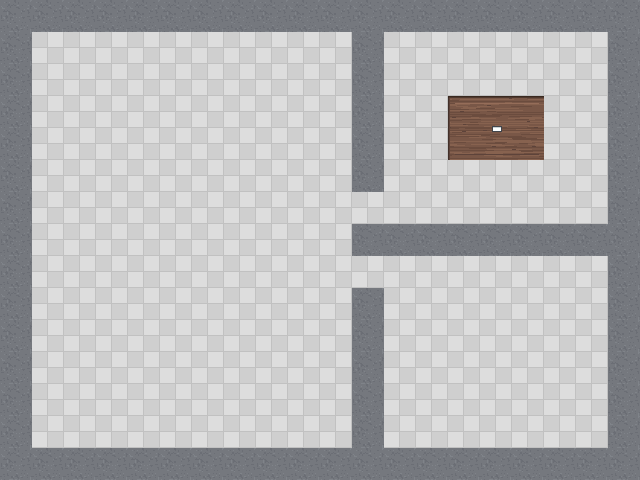

A 2D game scene composited from a Tiled map and its tileset images. What follows is a short description and the map's XML, with every tile layer's data as written:
An orthogonal 20x15 tile map with 32x32 px tiles, 2 tile layers (Terra, Parets), 2 tilesets and 4 objects.

<map version="1.10" tiledversion="1.12.2" orientation="orthogonal" renderorder="right-down" width="20" height="15" tilewidth="32" tileheight="32" infinite="0" nextlayerid="4" nextobjectid="18">
 <editorsettings>
  <export target="../Documents/OPT2/poc-fase2-tiled/public/assets/mapa.json" format="json" />
 </editorsettings>
 <tileset firstgid="1" name="tileset_tiled" tilewidth="32" tileheight="32" tilecount="48" columns="12">
  <image source="../Documents/OPT2/poc-fase2-tiled/public/assets/Office_Pixel_Art_Free_v1.0/Tilesets/Floors/office_floors_preview.png" width="400" height="128" />
 </tileset>
 <tileset firstgid="49" name="muebles" tilewidth="32" tileheight="32" tilecount="30" columns="15">
  <image source="../Documents/OPT2/poc-fase2-tiled/public/assets/Office_Pixel_Art_Free_v1.0/Rooms/Meeting_Room/meeting_room_props.png" width="493" height="74" />
 </tileset>
 <layer id="1" name="Terra" width="20" height="15">
  <data encoding="csv">
10,10,10,10,10,10,10,10,10,10,10,10,10,10,10,10,10,10,10,10,
10,10,10,10,10,10,10,10,10,10,10,10,10,10,10,10,10,10,10,10,
10,10,10,10,10,10,10,10,10,10,10,10,10,10,10,10,10,10,10,10,
10,10,10,10,10,10,10,10,10,10,10,10,10,10,10,10,10,10,10,10,
10,10,10,10,10,10,10,10,10,10,10,10,10,10,10,10,10,10,10,10,
10,10,10,10,10,10,10,10,10,10,10,10,10,10,10,10,10,10,10,10,
10,10,10,10,10,10,10,10,10,10,10,10,10,10,10,10,10,10,10,10,
10,10,10,10,10,10,10,10,10,10,10,10,10,10,10,10,10,10,10,10,
10,10,10,10,10,10,10,10,10,10,10,10,10,10,10,10,10,10,10,10,
10,10,10,10,10,10,10,10,10,10,10,10,10,10,10,10,10,10,10,10,
10,10,10,10,10,10,10,10,10,10,10,10,10,10,10,10,10,10,10,10,
10,10,10,10,10,10,10,10,10,10,10,10,10,10,10,10,10,10,10,10,
10,10,10,10,10,10,10,10,10,10,10,10,10,10,10,10,10,10,10,10,
10,10,10,10,10,10,10,10,10,10,10,10,10,10,10,10,10,10,10,10,
10,10,10,10,10,10,10,10,10,10,10,10,10,10,10,10,10,10,10,10
</data>
 </layer>
 <layer id="2" name="Parets" width="20" height="15">
  <properties>
   <property name="collides" type="bool" value="true" />
  </properties>
  <data encoding="csv">
30,30,30,30,30,30,30,30,30,30,30,30,30,30,30,30,30,30,30,30,
30,0,0,0,0,0,0,0,0,0,0,18,0,0,0,0,0,0,0,30,
30,0,0,0,0,0,0,0,0,0,0,18,0,0,0,0,0,0,0,30,
30,0,0,0,0,0,0,0,0,0,0,18,0,0,49,50,51,0,0,30,
30,0,0,0,0,0,0,0,0,0,0,18,0,0,64,65,66,0,0,30,
30,0,0,0,0,0,0,0,0,0,0,18,0,0,0,0,0,0,0,30,
30,0,0,0,0,0,0,0,0,0,0,10,0,0,0,0,0,0,0,30,
30,0,0,0,0,0,0,0,0,0,0,18,18,18,18,18,18,18,18,30,
30,0,0,0,0,0,0,0,0,0,0,10,0,0,0,0,0,0,0,30,
30,0,0,0,0,0,0,0,0,0,0,18,0,0,0,0,0,0,0,30,
30,0,0,0,0,0,0,0,0,0,0,18,0,0,0,0,0,0,0,30,
30,0,0,0,0,0,0,0,0,0,0,18,0,0,0,0,0,0,0,30,
30,0,0,0,0,0,0,0,0,0,10,18,0,0,0,0,0,0,0,30,
30,0,0,0,0,0,0,0,0,0,10,18,0,0,0,0,0,0,0,30,
30,30,30,30,30,30,30,30,30,30,30,30,30,30,30,30,30,30,30,30
</data>
 </layer>
 <objectgroup id="3" name="Objectes">
  <object id="13" x="82.8739" y="81.5372">
   <properties>
    <property name="tipusç" value="spawn" />
   </properties>
  </object>
  <object id="14" x="394.319" y="42.7736" width="213.868" height="180.451">
   <properties>
    <property name="nomSala" value="Sala de Reunions" />
    <property name="tipus" value="zona" />
   </properties>
  </object>
  <object id="16" x="445.113" y="90.8939" width="100.251" height="72.1805">
   <properties>
    <property name="tipus" value="monitor" />
    <property name="titol" value="Pantalla Codi" />
   </properties>
  </object>
  <object id="17" x="510.61" y="-70.8438" />
 </objectgroup>
</map>
